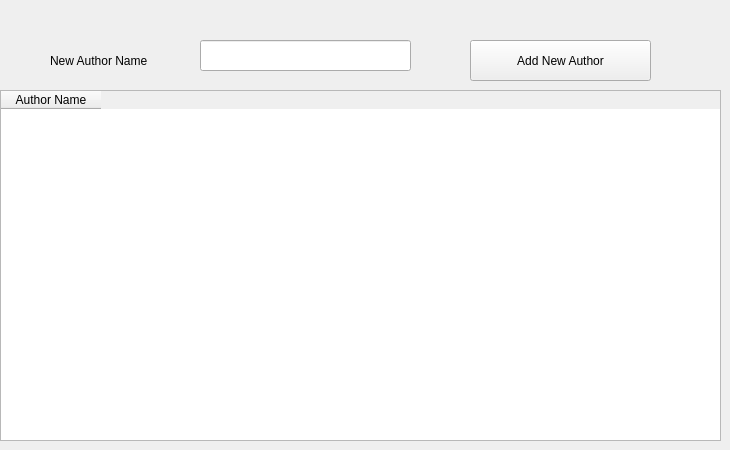
      <widget class="QWidget" name="tab_9">
       <attribute name="title">
        <string>Author</string>
       </attribute>
       <widget class="QLabel" name="label_27">
        <property name="geometry">
         <rect>
          <x>50</x>
          <y>50</y>
          <width>141</width>
          <height>21</height>
         </rect>
        </property>
        <property name="text">
         <string>New Author Name</string>
        </property>
       </widget>
       <widget class="QPushButton" name="pushButton_15">
        <property name="geometry">
         <rect>
          <x>470</x>
          <y>40</y>
          <width>181</width>
          <height>41</height>
         </rect>
        </property>
        <property name="text">
         <string>Add New Author</string>
        </property>
       </widget>
       <widget class="QTableWidget" name="tableWidget_3">
        <property name="geometry">
         <rect>
          <x>0</x>
          <y>90</y>
          <width>721</width>
          <height>351</height>
         </rect>
        </property>
        <column>
         <property name="text">
          <string>Author Name</string>
         </property>
        </column>
       </widget>
       <widget class="QLineEdit" name="lineEdit_20">
        <property name="geometry">
         <rect>
          <x>200</x>
          <y>40</y>
          <width>211</width>
          <height>31</height>
         </rect>
        </property>
        <property name="text">
         <string/>
        </property>
       </widget>
      </widget>
